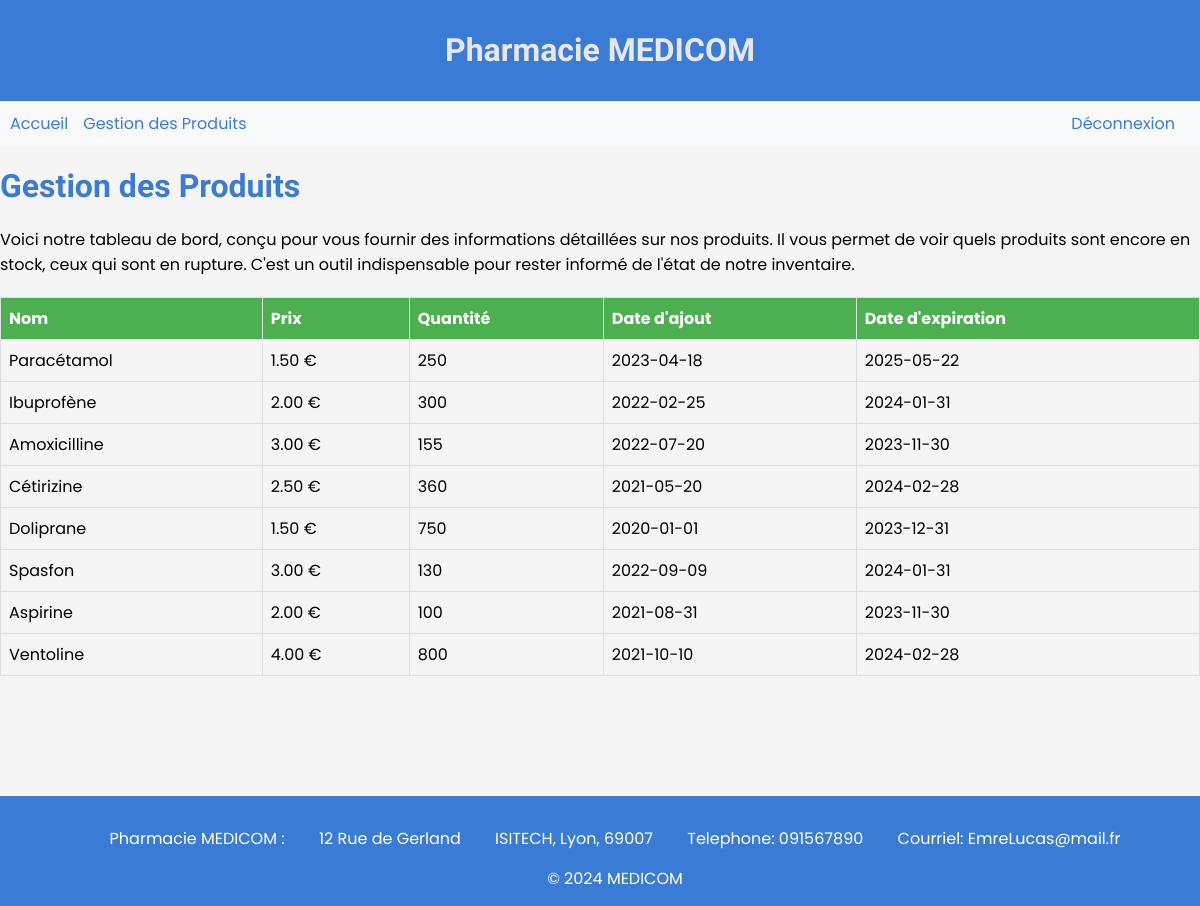
/gestionProduit.php (signed in), run on the app's committed database.
### tables this page shows
CREATE TABLE `medicaments` (
  `id` int(11) NOT NULL,
  `nom` varchar(255) NOT NULL,
  `description` text DEFAULT NULL,
  `date_expiration` date DEFAULT NULL,
  `prix` decimal(10,2) DEFAULT NULL,
  `quantite` varchar(255) DEFAULT NULL,
  `date_ajout` date DEFAULT NULL,
  `photo` blob DEFAULT NULL
);

### gestionProduit.php (the view, shortened to what this page needs)
<!DOCTYPE html>
<html>
<head>
    <link rel="stylesheet" href="main.css">
</head>
<body class="home-page">
    <header>
        <h1> Pharmacie MEDICOM </h1>
    </header>
    <nav>
        <a href="home.php"> Accueil </a>
        <a href="gestionProduit.php"> Gestion des Produits </a>
        <a href="logout.php" class="log"> Déconnexion </a>
    </nav>
    <h1 id="bvn"> Gestion des Produits </h1>
    <p>
        Voici notre tableau de bord, conçu pour vous fournir des informations détaillées sur nos produits.
        Il vous permet de voir quels produits sont encore en stock, ceux qui sont en rupture. C'est un outil
        indispensable pour rester informé de l'état de notre inventaire.
    </p>
    <?php
    $host = getenv('DBHOST');
    $db   = getenv('DBNAME');
    $user = getenv('DBUSER');
    $pass = getenv('DBPASS');
    $charset = 'utf8mb4';
    $dsn = "mysql:host=$host;dbname=$db;charset=$charset";
    $opt = [
        PDO::ATTR_ERRMODE            => PDO::ERRMODE_EXCEPTION,
        PDO::ATTR_DEFAULT_FETCH_MODE => PDO::FETCH_ASSOC,
        PDO::ATTR_EMULATE_PREPARES   => false,
    ];
    $pdo = new PDO($dsn, $user, $pass, $opt);
    class Medicament {
        public function __construct($nom, $prix, $quantite, $date_ajout, $date_expiration) {
            $this->nom = $nom;
            $this->prix = $prix;
            $this->quantite = $quantite;
            $this->date_ajout = $date_ajout;
            $this->date_expiration = $date_expiration;
        }
    }
    $stmt = $pdo->query('SELECT nom, prix, quantite, date_ajout, date_expiration FROM medicaments');
    $medicaments = [];
    while ($row = $stmt->fetch())
    {
        $medicaments[] = new Medicament($row['nom'], $row['prix'], $row['quantite'], $row['date_ajout'], $row['date_expiration']);
    }
    echo "<table>";
    echo "<tr> <th>Nom</th> <th>Prix</th> <th>Quantité</th> <th>Date d'ajout</th> <th>Date d'expiration</th> </tr>";
    foreach ($medicaments as $medicament) {
        echo "<tr>";
        echo "<td>" . $medicament->nom . "</td>";
        echo "<td>" . $medicament->prix . " €</td>";
        echo "<td>" . $medicament->quantite . "</td>";
        echo "<td>" . $medicament->date_ajout . "</td>";
        echo "<td>" . $medicament->date_expiration . "</td>";
        echo "</tr>";
    }
    echo "</table>";
    ?>
    <br><br><br><br>
    <footer>
        <p> Pharmacie MEDICOM : </p>
        <p> 12 Rue de Gerland </p>
        <p> ISITECH, Lyon, 69007</p>
        <p> Telephone: 091567890</p>
        <p> Courriel: EmreLucas@mail.fr</p>
        <div> &copy; 2024 MEDICOM</div>
    </footer>
</body>
</html>

### main.css (style rules this page uses)
* { font-family: 'Poppins', Helvetica, sans-serif; }
body.home-page { margin: 0; padding: 0; background-color: #f5f5f5; margin: 0 auto; max-width: 1400px; }
header { background-color: #3a7bd5; color: white; padding: 10px; text-align: center; }
nav { display: flex; justify-content: space-between; background-color: #f8f9fa; padding: 10px; }
nav a { margin-right: 15px; text-decoration: none; color: #3a7bd5; }
nav .log { margin-left: auto; }
footer { background-color: #3a7bd5; color: white; text-align: center; padding: 15px; bottom: 0; width: 100%; }
footer p { display: inline-block; margin: 15px; color: white; }
h1 { color: #e7e7e7; font-family: 'Fredericka the Great', cursive; }
#bvn, h2, h3, h4, h5, h6 { color: #3a7bd5; font-family: 'Fredericka the Great', cursive; }
table { width: 100%; border-collapse: collapse; margin: 20px 0; }
th, td { border: 1px solid #ddd; padding: 8px; text-align: left; }
th { background-color: #4CAF50; color: white; }

### data on the page
medicaments: nom "Paracétamol", prix "1.50", quantite "250", date_ajout "2023-04-18", date_expiration "2025-05-22"
medicaments: nom "Ibuprofène", prix "2.00", quantite "300", date_ajout "2022-02-25", date_expiration "2024-01-31"
medicaments: nom "Amoxicilline", prix "3.00", quantite "155", date_ajout "2022-07-20", date_expiration "2023-11-30"
medicaments: nom "Cétirizine", prix "2.50", quantite "360", date_ajout "2021-05-20", date_expiration "2024-02-28"
medicaments: nom "Doliprane", prix "1.50", quantite "750", date_ajout "2020-01-01", date_expiration "2023-12-31"
medicaments: nom "Spasfon", prix "3.00", quantite "130", date_ajout "2022-09-09", date_expiration "2024-01-31"
medicaments: nom "Aspirine", prix "2.00", quantite "100", date_ajout "2021-08-31", date_expiration "2023-11-30"
medicaments: nom "Ventoline", prix "4.00", quantite "800", date_ajout "2021-10-10", date_expiration "2024-02-28"
